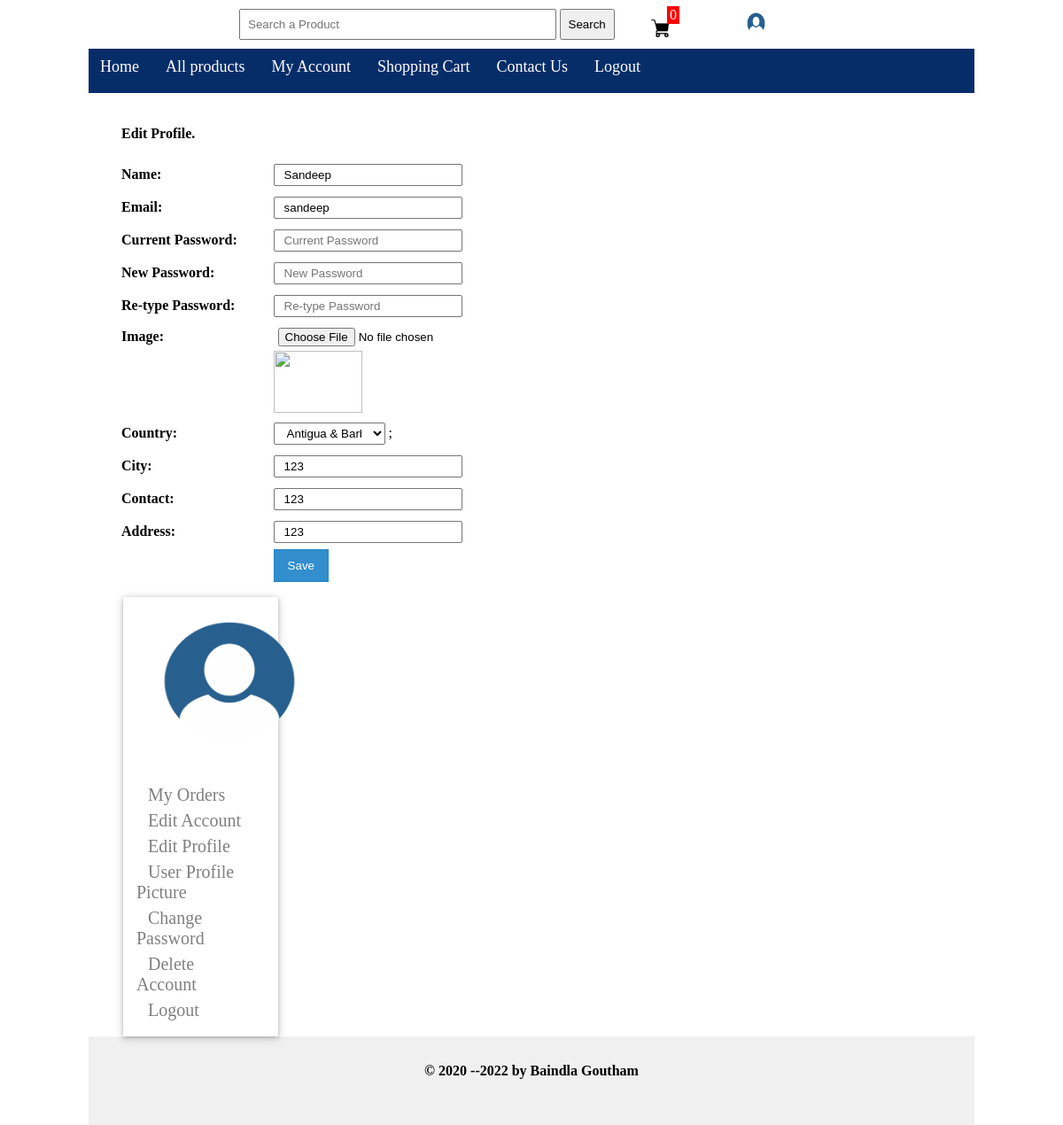
/my_account.php?action=edit_profile (signed in), run on the app's committed database.
### tables this page shows
CREATE TABLE `users` (
  `id` int(11) NOT NULL,
  `ip_address` varchar(255) NOT NULL,
  `name` text NOT NULL,
  `email` varchar(255) NOT NULL,
  `password` varchar(255) NOT NULL,
  `country` varchar(100) NOT NULL,
  `city` varchar(100) NOT NULL,
  `contact` text NOT NULL,
  `user_address` text NOT NULL,
  `image` varchar(255) NOT NULL,
  `role` varchar(50) NOT NULL DEFAULT 'guest',
  `visible` tinyint(1) NOT NULL DEFAULT 1
);

### users/edit_profile.php (the view, shortened to what this page needs)
<?php
$select_user = mysqli_query($con,"select * from users where id='$_SESSION[user_id]' ");
$fetch_user = mysqli_fetch_array($select_user);
?>
    <div class = "register_box">
    <form method = "post" action="" enctype="multipart/form-data">
        <table align="left" width="70%">
            <tr align="left">
                <td colspan="4">
                    <h2>Edit Profile.</h2><br />
                </td>
            </tr>
            <tr>
                <td width="15%"><b>Name:</b></td>
                <td colspan="3"><input type="text" name="name" value="<?php echo $fetch_user['name']; ?>" required placeholder="Name" /></td>
            </tr>
            <tr>
                <td width="15%"><b>Email:</b></td>
                <td colspan="3"><input type="text" name="email" value="<?php echo $fetch_user['email']; ?>" required placeholder="Email" /></td>
            </tr>
            <tr>
                <td width="15%"><b>Current Password:</b></td>
                <td colspan="3"><input type="password" name="current_password" required placeholder="Current Password" /></td>
            </tr>
            <tr>
                <td width="15%"><b>New Password:</b></td>
                <td colspan="3"><input type="password" id="password_confirm1" name="new_password" required placeholder="New Password" /></td>
            </tr>
            <tr>
                <td width="35%"><b>Re-type Password:</b></td>
                <td colspan="3"><input type="password" id="password_confirm2" name="confirm_new_password" required placeholder="Re-type Password" />
                </td>
            </tr>
            <tr>
                <td width="15%"><b>Image:</b></td>
                <td colspan="3">
                    <input type="file" name="image" />
                    <div>
                        <img src="upload-files/<?php echo $fetch_user['image']; ?>" width="100" height="70" />
                    </div>
                </td>
            </tr>
            <tr>
                <td width="15%"><b>Country:</b></td>
                <td colspan="3">
                    <?php include('users/edit_country_list.php'); ?>;
                </td>
            </tr>
            <tr>
                <td width="15%"><b>City:</b></td>
                <td colspan="3"><input type="text" name="city" value="<?php echo $fetch_user['city']; ?>" required placeholder="City" /></td>
            </tr>
            <tr>
                <td width="15%"><b>Contact:</b></td>
                <td colspan="3"><input type="text" name="contact" value="<?php echo $fetch_user['contact']; ?>" required placeholder="Contact" /></td>
            </tr>
            <tr>
                <td width="15%"><b>Address:</b></td>
                <td colspan="3"><input type="text" name="address" value="<?php echo $fetch_user['user_address']; ?>" required placeholder="Address" /></td>
            </tr>
            <tr align="left">
                <td></td>
                <td colspan="4">
                    <input type="submit" name="edit_profile" value="Save" />
                </td>
            </tr>
        </table>
    </form>
</div>

### users/edit_country_list.php (shortened to what this page needs)
<select name="edit_country">
<option value="<?php echo $fetch_user['country']; ?>"><?php echo $fetch_user['country']; ?></option>
</select>

### styles/styles.css (style rules this page uses)
html, body, div, span, applet, object, iframe, h1, h2, h3, h4, h5, h6, p, blockquote, pre, a, abbr, acronym, address, big, cite, code, del, dfn, em, img, ins, kbd, q, s, samp, small, strike, strong, sub, sup, tt, var, b, u, i, center, dl, dt, dd, ol, ul, li, fieldset, form, label, legend, table, caption, tbody, tfoot, thead, tr, th, td, article, aside, canvas, details, embed, figure, figcaption, footer, header, hgroup, menu, nav, output, ruby, section, summary, time, mark, audio, video { margin: 0; padding: 0; border: 0; font-size: 100%; //font: inherit; vertical-align: baseline; }
.login_box, .register_box { width: 100%; float: left; padding: 15px; background: white; }
.login_box input[type=text], .login_box input[type=password], .register_box input[type=text], .register_box input[type=password] { width: 60%; padding: 3px 10px; margin: 5px 0; }
.login_box input[type=submit], .register_box input[type=submit] { padding: 10px 15px; background: rgba(28, 130, 199, 0.9); border: 0.01px solid rgba(28, 130, 199, 0.8); color:white; }
.register_box select { width:40%; padding:3px 10px; margin:5px 0; }
.register_box input[type=file] { margin:5px; }

### data on the page
users: name "Sandeep", email "sandeep", edit_country "Antigua & Barbuda", city "123", contact "123", address "123"

### other printed values
$count_items = mysqli_num_rows($run_items) "0"
